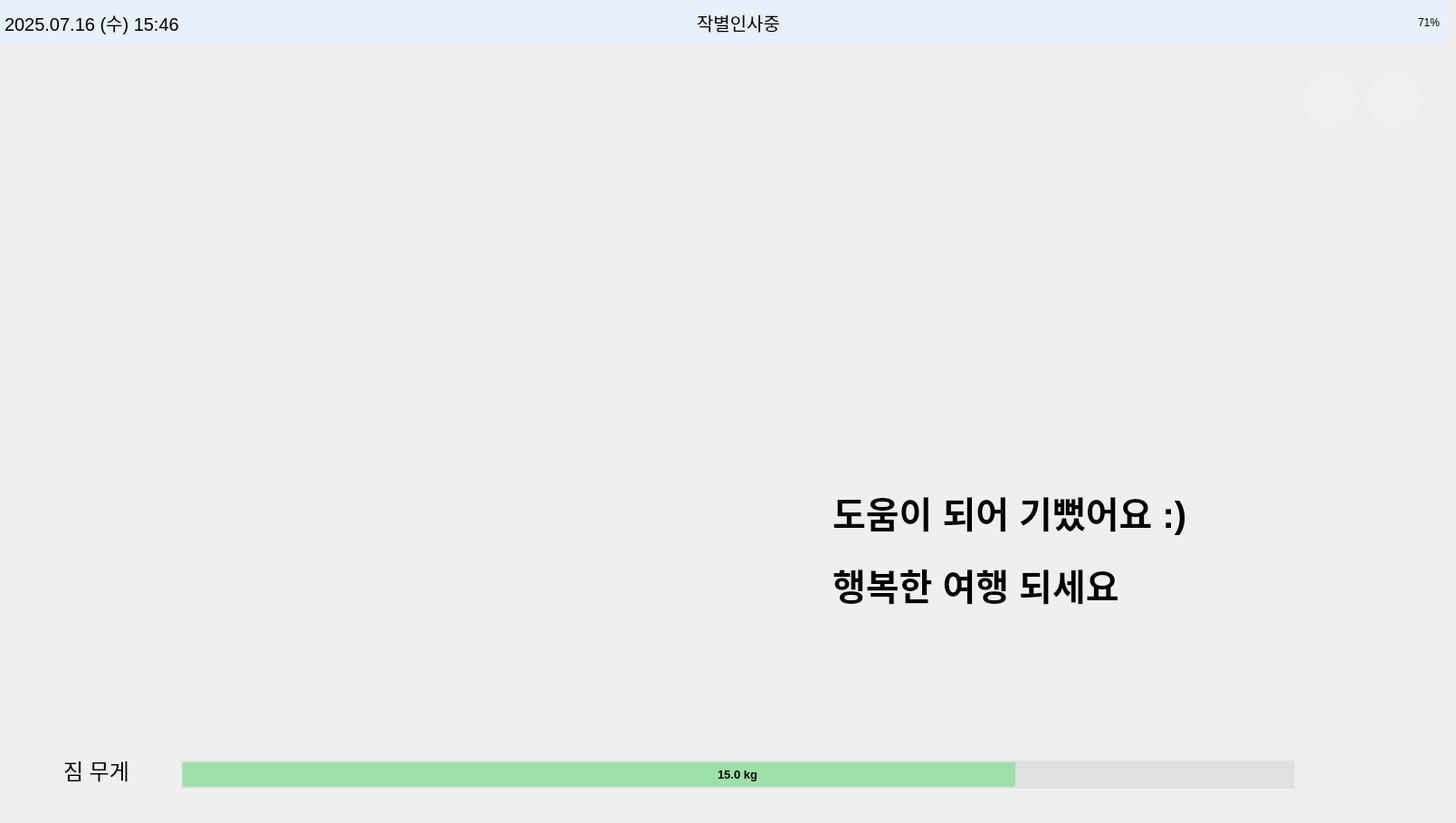
    <widget class="QWidget" name="page_bye">
     <widget class="QPushButton" name="btn_home12">
      <property name="geometry">
       <rect>
        <x>1440</x>
        <y>80</y>
        <width>60</width>
        <height>60</height>
       </rect>
      </property>
      <property name="palette">
       <palette>
        <active>
         <colorrole role="Button">
          <brush brushstyle="SolidPattern">
           <color alpha="255">
            <red>240</red>
            <green>240</green>
            <blue>240</blue>
           </color>
          </brush>
         </colorrole>
         <colorrole role="Base">
          <brush brushstyle="SolidPattern">
           <color alpha="255">
            <red>240</red>
            <green>240</green>
            <blue>240</blue>
           </color>
          </brush>
         </colorrole>
         <colorrole role="Window">
          <brush brushstyle="SolidPattern">
           <color alpha="255">
            <red>240</red>
            <green>240</green>
            <blue>240</blue>
           </color>
          </brush>
         </colorrole>
        </active>
        <inactive>
         <colorrole role="Button">
          <brush brushstyle="SolidPattern">
           <color alpha="255">
            <red>240</red>
            <green>240</green>
            <blue>240</blue>
           </color>
          </brush>
         </colorrole>
         <colorrole role="Base">
          <brush brushstyle="SolidPattern">
           <color alpha="255">
            <red>240</red>
            <green>240</green>
            <blue>240</blue>
           </color>
          </brush>
         </colorrole>
         <colorrole role="Window">
          <brush brushstyle="SolidPattern">
           <color alpha="255">
            <red>240</red>
            <green>240</green>
            <blue>240</blue>
           </color>
          </brush>
         </colorrole>
        </inactive>
        <disabled>
         <colorrole role="Button">
          <brush brushstyle="SolidPattern">
           <color alpha="255">
            <red>240</red>
            <green>240</green>
            <blue>240</blue>
           </color>
          </brush>
         </colorrole>
         <colorrole role="Base">
          <brush brushstyle="SolidPattern">
           <color alpha="255">
            <red>240</red>
            <green>240</green>
            <blue>240</blue>
           </color>
          </brush>
         </colorrole>
         <colorrole role="Window">
          <brush brushstyle="SolidPattern">
           <color alpha="255">
            <red>240</red>
            <green>240</green>
            <blue>240</blue>
           </color>
          </brush>
         </colorrole>
        </disabled>
       </palette>
      </property>
      <property name="styleSheet">
       <string notr="true">QPushButton {
    border: none;
    border-radius: 30px;
    background-color: #F0F0F0;
}</string>
      </property>
      <property name="text">
       <string/>
      </property>
      <property name="icon">
       <iconset>
        <normaloff>icon/home.png</normaloff>icon/home.png</iconset>
      </property>
      <property name="iconSize">
       <size>
        <width>40</width>
        <height>40</height>
       </size>
      </property>
     </widget>
     <widget class="QPushButton" name="btn_back12">
      <property name="geometry">
       <rect>
        <x>1510</x>
        <y>80</y>
        <width>60</width>
        <height>60</height>
       </rect>
      </property>
      <property name="palette">
       <palette>
        <active>
         <colorrole role="Button">
          <brush brushstyle="SolidPattern">
           <color alpha="255">
            <red>240</red>
            <green>240</green>
            <blue>240</blue>
           </color>
          </brush>
         </colorrole>
         <colorrole role="Base">
          <brush brushstyle="SolidPattern">
           <color alpha="255">
            <red>240</red>
            <green>240</green>
            <blue>240</blue>
           </color>
          </brush>
         </colorrole>
         <colorrole role="Window">
          <brush brushstyle="SolidPattern">
           <color alpha="255">
            <red>240</red>
            <green>240</green>
            <blue>240</blue>
           </color>
          </brush>
         </colorrole>
        </active>
        <inactive>
         <colorrole role="Button">
          <brush brushstyle="SolidPattern">
           <color alpha="255">
            <red>240</red>
            <green>240</green>
            <blue>240</blue>
           </color>
          </brush>
         </colorrole>
         <colorrole role="Base">
          <brush brushstyle="SolidPattern">
           <color alpha="255">
            <red>240</red>
            <green>240</green>
            <blue>240</blue>
           </color>
          </brush>
         </colorrole>
         <colorrole role="Window">
          <brush brushstyle="SolidPattern">
           <color alpha="255">
            <red>240</red>
            <green>240</green>
            <blue>240</blue>
           </color>
          </brush>
         </colorrole>
        </inactive>
        <disabled>
         <colorrole role="Button">
          <brush brushstyle="SolidPattern">
           <color alpha="255">
            <red>240</red>
            <green>240</green>
            <blue>240</blue>
           </color>
          </brush>
         </colorrole>
         <colorrole role="Base">
          <brush brushstyle="SolidPattern">
           <color alpha="255">
            <red>240</red>
            <green>240</green>
            <blue>240</blue>
           </color>
          </brush>
         </colorrole>
         <colorrole role="Window">
          <brush brushstyle="SolidPattern">
           <color alpha="255">
            <red>240</red>
            <green>240</green>
            <blue>240</blue>
           </color>
          </brush>
         </colorrole>
        </disabled>
       </palette>
      </property>
      <property name="styleSheet">
       <string notr="true">QPushButton {
    border: none;
    border-radius: 30px;
    background-color: #F0F0F0;
}</string>
      </property>
      <property name="text">
       <string/>
      </property>
      <property name="icon">
       <iconset>
        <normaloff>icon/back.png</normaloff>icon/back.png</iconset>
      </property>
      <property name="iconSize">
       <size>
        <width>40</width>
        <height>40</height>
       </size>
      </property>
     </widget>
     <widget class="QProgressBar" name="weight_bar12">
      <property name="geometry">
       <rect>
        <x>200</x>
        <y>840</y>
        <width>1231</width>
        <height>31</height>
       </rect>
      </property>
      <property name="font">
       <font>
        <pointsize>10</pointsize>
        <weight>75</weight>
        <bold>true</bold>
       </font>
      </property>
      <property name="styleSheet">
       <string notr="true">QProgressBar {
    border: 2px solid #E0E0E0;         /* 테두리: 불투명 회색 */
    border-radius: 30px;               /* 둥글게 */
    background-color: #E0E0E0;         /* 배경: 불투명 연회색 */
    text-align: center;                /* 텍스트 중앙 정렬 */
}

QProgressBar::chunk {
    background-color: rgba(129, 224, 144, 180);   /* 초록색 바 + 투명도 */
    border-radius: 30px;
}
</string>
      </property>
      <property name="maximum">
       <number>20000</number>
      </property>
      <property name="value">
       <number>15000</number>
      </property>
      <property name="format">
       <string>15.0 kg</string>
      </property>
     </widget>
     <widget class="QFrame" name="topbar12">
      <property name="geometry">
       <rect>
        <x>0</x>
        <y>0</y>
        <width>1600</width>
        <height>50</height>
       </rect>
      </property>
      <property name="palette">
       <palette>
        <active>
         <colorrole role="WindowText">
          <brush brushstyle="SolidPattern">
           <color alpha="255">
            <red>0</red>
            <green>0</green>
            <blue>0</blue>
           </color>
          </brush>
         </colorrole>
         <colorrole role="Button">
          <brush brushstyle="SolidPattern">
           <color alpha="255">
            <red>231</red>
            <green>240</green>
            <blue>251</blue>
           </color>
          </brush>
         </colorrole>
         <colorrole role="Light">
          <brush brushstyle="SolidPattern">
           <color alpha="255">
            <red>255</red>
            <green>116</green>
            <blue>116</blue>
           </color>
          </brush>
         </colorrole>
         <colorrole role="Midlight">
          <brush brushstyle="SolidPattern">
           <color alpha="255">
            <red>247</red>
            <green>63</green>
            <blue>63</blue>
           </color>
          </brush>
         </colorrole>
         <colorrole role="Dark">
          <brush brushstyle="SolidPattern">
           <color alpha="255">
            <red>120</red>
            <green>6</green>
            <blue>6</blue>
           </color>
          </brush>
         </colorrole>
         <colorrole role="Mid">
          <brush brushstyle="SolidPattern">
           <color alpha="255">
            <red>160</red>
            <green>7</green>
            <blue>7</blue>
           </color>
          </brush>
         </colorrole>
         <colorrole role="Text">
          <brush brushstyle="SolidPattern">
           <color alpha="255">
            <red>0</red>
            <green>0</green>
            <blue>0</blue>
           </color>
          </brush>
         </colorrole>
         <colorrole role="BrightText">
          <brush brushstyle="SolidPattern">
           <color alpha="255">
            <red>255</red>
            <green>255</green>
            <blue>255</blue>
           </color>
          </brush>
         </colorrole>
         <colorrole role="ButtonText">
          <brush brushstyle="SolidPattern">
           <color alpha="255">
            <red>0</red>
            <green>0</green>
            <blue>0</blue>
           </color>
          </brush>
         </colorrole>
         <colorrole role="Base">
          <brush brushstyle="SolidPattern">
           <color alpha="255">
            <red>231</red>
            <green>240</green>
            <blue>251</blue>
           </color>
          </brush>
         </colorrole>
         <colorrole role="Window">
          <brush brushstyle="SolidPattern">
           <color alpha="255">
            <red>231</red>
            <green>240</green>
            <blue>251</blue>
           </color>
          </brush>
         </colorrole>
         <colorrole role="Shadow">
          <brush brushstyle="SolidPattern">
           <color alpha="255">
            <red>0</red>
            <green>0</green>
            <blue>0</blue>
           </color>
          </brush>
         </colorrole>
         <colorrole role="AlternateBase">
          <brush brushstyle="SolidPattern">
           <color alpha="255">
            <red>247</red>
            <green>133</green>
            <blue>133</blue>
           </color>
          </brush>
         </colorrole>
         <colorrole role="ToolTipBase">
          <brush brushstyle="SolidPattern">
           <color alpha="255">
            <red>255</red>
            <green>255</green>
            <blue>220</blue>
           </color>
          </brush>
         </colorrole>
         <colorrole role="ToolTipText">
          <brush brushstyle="SolidPattern">
           <color alpha="255">
            <red>0</red>
            <green>0</green>
            <blue>0</blue>
           </color>
          </brush>
         </colorrole>
         <colorrole role="PlaceholderText">
          <brush brushstyle="SolidPattern">
           <color alpha="128">
            <red>0</red>
            <green>0</green>
            <blue>0</blue>
           </color>
          </brush>
         </colorrole>
        </active>
        <inactive>
         <colorrole role="WindowText">
          <brush brushstyle="SolidPattern">
           <color alpha="255">
            <red>0</red>
            <green>0</green>
            <blue>0</blue>
           </color>
          </brush>
         </colorrole>
         <colorrole role="Button">
          <brush brushstyle="SolidPattern">
           <color alpha="255">
            <red>231</red>
            <green>240</green>
            <blue>251</blue>
           </color>
          </brush>
         </colorrole>
         <colorrole role="Light">
          <brush brushstyle="SolidPattern">
           <color alpha="255">
            <red>255</red>
            <green>116</green>
            <blue>116</blue>
           </color>
          </brush>
         </colorrole>
         <colorrole role="Midlight">
          <brush brushstyle="SolidPattern">
           <color alpha="255">
            <red>247</red>
            <green>63</green>
            <blue>63</blue>
           </color>
          </brush>
         </colorrole>
         <colorrole role="Dark">
          <brush brushstyle="SolidPattern">
           <color alpha="255">
            <red>120</red>
            <green>6</green>
            <blue>6</blue>
           </color>
          </brush>
         </colorrole>
         <colorrole role="Mid">
          <brush brushstyle="SolidPattern">
           <color alpha="255">
            <red>160</red>
            <green>7</green>
            <blue>7</blue>
           </color>
          </brush>
         </colorrole>
         <colorrole role="Text">
          <brush brushstyle="SolidPattern">
           <color alpha="255">
            <red>0</red>
            <green>0</green>
            <blue>0</blue>
           </color>
          </brush>
         </colorrole>
         <colorrole role="BrightText">
          <brush brushstyle="SolidPattern">
           <color alpha="255">
            <red>255</red>
            <green>255</green>
            <blue>255</blue>
           </color>
          </brush>
         </colorrole>
         <colorrole role="ButtonText">
          <brush brushstyle="SolidPattern">
           <color alpha="255">
            <red>0</red>
            <green>0</green>
            <blue>0</blue>
           </color>
          </brush>
         </colorrole>
         <colorrole role="Base">
          <brush brushstyle="SolidPattern">
           <color alpha="255">
            <red>231</red>
            <green>240</green>
            <blue>251</blue>
           </color>
          </brush>
         </colorrole>
         <colorrole role="Window">
          <brush brushstyle="SolidPattern">
           <color alpha="255">
            <red>231</red>
            <green>240</green>
            <blue>251</blue>
           </color>
          </brush>
         </colorrole>
         <colorrole role="Shadow">
          <brush brushstyle="SolidPattern">
           <color alpha="255">
            <red>0</red>
            <green>0</green>
            <blue>0</blue>
           </color>
          </brush>
         </colorrole>
         <colorrole role="AlternateBase">
          <brush brushstyle="SolidPattern">
           <color alpha="255">
            <red>247</red>
            <green>133</green>
            <blue>133</blue>
           </color>
          </brush>
         </colorrole>
         <colorrole role="ToolTipBase">
          <brush brushstyle="SolidPattern">
           <color alpha="255">
            <red>255</red>
            <green>255</green>
            <blue>220</blue>
           </color>
          </brush>
         </colorrole>
         <colorrole role="ToolTipText">
          <brush brushstyle="SolidPattern">
           <color alpha="255">
            <red>0</red>
            <green>0</green>
            <blue>0</blue>
           </color>
          </brush>
         </colorrole>
         <colorrole role="PlaceholderText">
          <brush brushstyle="SolidPattern">
           <color alpha="128">
            <red>0</red>
            <green>0</green>
            <blue>0</blue>
           </color>
          </brush>
         </colorrole>
        </inactive>
        <disabled>
         <colorrole role="WindowText">
          <brush brushstyle="SolidPattern">
           <color alpha="255">
            <red>120</red>
            <green>6</green>
            <blue>6</blue>
           </color>
          </brush>
         </colorrole>
         <colorrole role="Button">
          <brush brushstyle="SolidPattern">
           <color alpha="255">
            <red>231</red>
            <green>240</green>
            <blue>251</blue>
           </color>
          </brush>
         </colorrole>
         <colorrole role="Light">
          <brush brushstyle="SolidPattern">
           <color alpha="255">
            <red>255</red>
            <green>116</green>
            <blue>116</blue>
           </color>
          </brush>
         </colorrole>
         <colorrole role="Midlight">
          <brush brushstyle="SolidPattern">
           <color alpha="255">
            <red>247</red>
            <green>63</green>
            <blue>63</blue>
           </color>
          </brush>
         </colorrole>
         <colorrole role="Dark">
          <brush brushstyle="SolidPattern">
           <color alpha="255">
            <red>120</red>
            <green>6</green>
            <blue>6</blue>
           </color>
          </brush>
         </colorrole>
         <colorrole role="Mid">
          <brush brushstyle="SolidPattern">
           <color alpha="255">
            <red>160</red>
            <green>7</green>
            <blue>7</blue>
           </color>
          </brush>
         </colorrole>
         <colorrole role="Text">
          <brush brushstyle="SolidPattern">
           <color alpha="255">
            <red>120</red>
            <green>6</green>
            <blue>6</blue>
           </color>
          </brush>
         </colorrole>
         <colorrole role="BrightText">
          <brush brushstyle="SolidPattern">
           <color alpha="255">
            <red>255</red>
            <green>255</green>
            <blue>255</blue>
           </color>
          </brush>
         </colorrole>
         <colorrole role="ButtonText">
          <brush brushstyle="SolidPattern">
           <color alpha="255">
            <red>120</red>
            <green>6</green>
            <blue>6</blue>
           </color>
          </brush>
         </colorrole>
         <colorrole role="Base">
          <brush brushstyle="SolidPattern">
           <color alpha="255">
            <red>231</red>
            <green>240</green>
            <blue>251</blue>
           </color>
          </brush>
         </colorrole>
         <colorrole role="Window">
          <brush brushstyle="SolidPattern">
           <color alpha="255">
            <red>231</red>
            <green>240</green>
            <blue>251</blue>
           </color>
          </brush>
         </colorrole>
         <colorrole role="Shadow">
          <brush brushstyle="SolidPattern">
           <color alpha="255">
            <red>0</red>
            <green>0</green>
            <blue>0</blue>
           </color>
          </brush>
         </colorrole>
         <colorrole role="AlternateBase">
          <brush brushstyle="SolidPattern">
           <color alpha="255">
            <red>240</red>
            <green>11</green>
            <blue>11</blue>
           </color>
          </brush>
         </colorrole>
         <colorrole role="ToolTipBase">
          <brush brushstyle="SolidPattern">
           <color alpha="255">
            <red>255</red>
            <green>255</green>
            <blue>220</blue>
           </color>
          </brush>
         </colorrole>
         <colorrole role="ToolTipText">
          <brush brushstyle="SolidPattern">
           <color alpha="255">
            <red>0</red>
            <green>0</green>
            <blue>0</blue>
           </color>
          </brush>
         </colorrole>
         <colorrole role="PlaceholderText">
          <brush brushstyle="SolidPattern">
           <color alpha="128">
            <red>0</red>
            <green>0</green>
            <blue>0</blue>
           </color>
          </brush>
         </colorrole>
        </disabled>
       </palette>
      </property>
      <property name="styleSheet">
       <string>background-color: #e7f0fb;</string>
      </property>
      <widget class="QLabel" name="label_datetime12">
       <property name="geometry">
        <rect>
         <x>5</x>
         <y>0</y>
         <width>331</width>
         <height>50</height>
        </rect>
       </property>
       <property name="font">
        <font>
         <pointsize>15</pointsize>
        </font>
       </property>
       <property name="text">
        <string>2025.07.16 (수) 15:46</string>
       </property>
      </widget>
      <widget class="QLabel" name="label_battery12">
       <property name="geometry">
        <rect>
         <x>1470</x>
         <y>0</y>
         <width>121</width>
         <height>50</height>
        </rect>
       </property>
       <property name="text">
        <string>71%</string>
       </property>
       <property name="alignment">
        <set>Qt::AlignRight|Qt::AlignTrailing|Qt::AlignVCenter</set>
       </property>
      </widget>
      <widget class="QLabel" name="label_status12">
       <property name="geometry">
        <rect>
         <x>770</x>
         <y>0</y>
         <width>141</width>
         <height>50</height>
        </rect>
       </property>
       <property name="font">
        <font>
         <pointsize>15</pointsize>
         <weight>50</weight>
         <bold>false</bold>
        </font>
       </property>
       <property name="text">
        <string>작별인사중</string>
       </property>
      </widget>
      <widget class="QLabel" name="label_image12">
       <property name="geometry">
        <rect>
         <x>710</x>
         <y>3</y>
         <width>51</width>
         <height>41</height>
        </rect>
       </property>
       <property name="text">
        <string/>
       </property>
       <property name="pixmap">
        <pixmap>icon/작별인사.png</pixmap>
       </property>
       <property name="scaledContents">
        <bool>true</bool>
       </property>
      </widget>
     </widget>
     <widget class="QLabel" name="label_bye_text12">
      <property name="geometry">
       <rect>
        <x>920</x>
        <y>520</y>
        <width>491</width>
        <height>91</height>
       </rect>
      </property>
      <property name="font">
       <font>
        <pointsize>30</pointsize>
        <weight>75</weight>
        <bold>true</bold>
       </font>
      </property>
      <property name="styleSheet">
       <string notr="true">background-color: rgba(255, 255, 255, 0);</string>
      </property>
      <property name="text">
       <string>도움이 되어 기뻤어요 :)</string>
      </property>
      <property name="alignment">
       <set>Qt::AlignLeading|Qt::AlignLeft|Qt::AlignVCenter</set>
      </property>
     </widget>
     <widget class="QLabel" name="label_weight12">
      <property name="geometry">
       <rect>
        <x>70</x>
        <y>830</y>
        <width>101</width>
        <height>41</height>
       </rect>
      </property>
      <property name="font">
       <font>
        <pointsize>18</pointsize>
       </font>
      </property>
      <property name="styleSheet">
       <string notr="true">QLabel {
    color: #000000;  /* 원하는 색상 코드로 변경 */
}
</string>
      </property>
      <property name="text">
       <string>짐 무게</string>
      </property>
      <property name="alignment">
       <set>Qt::AlignLeading|Qt::AlignLeft|Qt::AlignVCenter</set>
      </property>
     </widget>
     <widget class="QLabel" name="label_bye_text12_2">
      <property name="geometry">
       <rect>
        <x>920</x>
        <y>620</y>
        <width>321</width>
        <height>51</height>
       </rect>
      </property>
      <property name="font">
       <font>
        <pointsize>30</pointsize>
        <weight>75</weight>
        <bold>true</bold>
       </font>
      </property>
      <property name="styleSheet">
       <string notr="true">background-color: rgba(255, 255, 255, 0);</string>
      </property>
      <property name="text">
       <string>행복한 여행 되세요</string>
      </property>
      <property name="alignment">
       <set>Qt::AlignLeading|Qt::AlignLeft|Qt::AlignVCenter</set>
      </property>
     </widget>
     <widget class="QLabel" name="label_bye_icon12">
      <property name="geometry">
       <rect>
        <x>1200</x>
        <y>600</y>
        <width>101</width>
        <height>71</height>
       </rect>
      </property>
      <property name="font">
       <font>
        <pointsize>30</pointsize>
        <weight>75</weight>
        <bold>true</bold>
       </font>
      </property>
      <property name="styleSheet">
       <string notr="true">QLabel {
    background-color: transparent;  /* 배경 투명 */
}
</string>
      </property>
      <property name="text">
       <string/>
      </property>
      <property name="pixmap">
       <pixmap>icon/작별인사.png</pixmap>
      </property>
      <property name="scaledContents">
       <bool>true</bool>
      </property>
      <property name="alignment">
       <set>Qt::AlignLeading|Qt::AlignLeft|Qt::AlignVCenter</set>
      </property>
     </widget>
     <widget class="QLabel" name="label_arcs_img_2">
      <property name="geometry">
       <rect>
        <x>200</x>
        <y>150</y>
        <width>691</width>
        <height>551</height>
       </rect>
      </property>
      <property name="font">
       <font>
        <pointsize>30</pointsize>
        <weight>75</weight>
        <bold>true</bold>
       </font>
      </property>
      <property name="styleSheet">
       <string notr="true">QLabel {
    background-color: transparent;  /* 배경 투명 */
}
</string>
      </property>
      <property name="text">
       <string/>
      </property>
      <property name="pixmap">
       <pixmap>icon/로봇음성2.png</pixmap>
      </property>
      <property name="scaledContents">
       <bool>true</bool>
      </property>
      <property name="alignment">
       <set>Qt::AlignLeading|Qt::AlignLeft|Qt::AlignVCenter</set>
      </property>
     </widget>
     <widget class="QLabel" name="label_background12">
      <property name="geometry">
       <rect>
        <x>0</x>
        <y>50</y>
        <width>1600</width>
        <height>850</height>
       </rect>
      </property>
      <property name="text">
       <string/>
      </property>
      <property name="pixmap">
       <pixmap>icon/hero-mkif-incheon-international-airport-expressway.jpeg</pixmap>
      </property>
      <property name="scaledContents">
       <bool>true</bool>
      </property>
     </widget>
     <zorder>label_background12</zorder>
     <zorder>btn_home12</zorder>
     <zorder>btn_back12</zorder>
     <zorder>weight_bar12</zorder>
     <zorder>topbar12</zorder>
     <zorder>label_bye_text12</zorder>
     <zorder>label_weight12</zorder>
     <zorder>label_bye_text12_2</zorder>
     <zorder>label_bye_icon12</zorder>
     <zorder>label_arcs_img_2</zorder>
    </widget>
